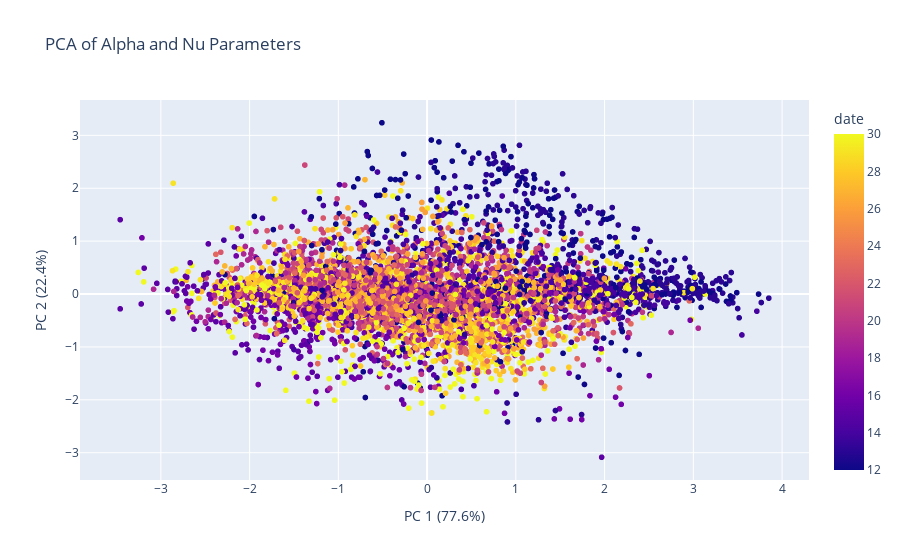

The notebook cell this image was saved under:
### Code cell
fig = px.scatter(
    pca_df, 
    x='PC1', 
    y='PC2',
    color='date',
    hover_data=['currency', 'tenor'],
    title="PCA of Alpha and Nu Parameters"
)
fig.update_layout(
    xaxis_title=labels['0'],
    yaxis_title=labels['1']
)
fig.show()

### Figure 1 — Plotly figure (JSON) as saved in the notebook; plotly's stock layout.template omitted (floating-point values rounded to 4 significant figures; data arrays with more than 128 entries replaced by an {"elided": "..."} marker saying what was removed)
{"data": [{"customdata": {"elided": "5670x2 mixed values"}, "hovertemplate": "PC1=%{x}<br>PC2=%{y}<br>currency=%{customdata[0]}<br>tenor=%{customdata[1]}<br>date=%{marker.color}<extra></extra>", "legendgroup": "", "marker": {"color": {"elided": "5670 int values"}, "coloraxis": "coloraxis", "symbol": "circle"}, "mode": "markers", "name": "", "showlegend": false, "type": "scattergl", "x": {"elided": "5670 float values"}, "xaxis": "x", "y": {"elided": "5670 float values"}, "yaxis": "y"}], "layout": {"coloraxis": {"colorbar": {"title": {"text": "date"}}, "colorscale": [[0, "#0d0887"], [0.1111, "#46039f"], [0.2222, "#7201a8"], [0.3333, "#9c179e"], [0.4444, "#bd3786"], [0.5556, "#d8576b"], [0.6667, "#ed7953"], [0.7778, "#fb9f3a"], [0.8889, "#fdca26"], [1, "#f0f921"]]}, "legend": {"tracegroupgap": 0}, "title": {"text": "PCA of Alpha and Nu Parameters"}, "xaxis": {"anchor": "y", "domain": [0, 1], "title": {"text": "PC 1 (77.6%)"}}, "yaxis": {"anchor": "x", "domain": [0, 1], "title": {"text": "PC 2 (22.4%)"}}}}
